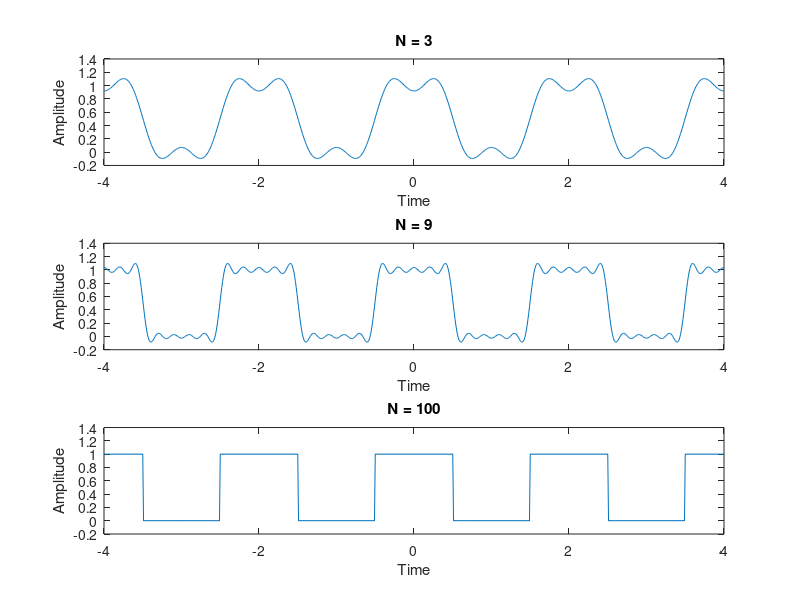

The MATLAB script that drew this image:
N = 3
function void = FourierSeries(N)
  Ts = 0.01;
  T = 2;

  t = -T/2:Ts:T/2;

  f(t < -T/4) = 0;
  f((t >= -T/4) & (t <= T/4)) = 1;
  f(t > T/4) = 0;

  a = zeros(1, N+1);
  b = zeros(1, N+1);

  for n = 0:N
      a(n+1) = (2 * Ts / T) * sum(f .* cos(2 * pi * n * t / T));
      b(n+1) = (2 * Ts / T) * sum(f .* sin(2 * pi * n * t / T));
  end
  t = -2*T:Ts:2*T;
  fs = (a(1)/2) * ones(size(t));
  for n = 1:N
      fs = fs + (a(n + 1) * cos(2*pi*n*t/T)) + (b(n + 1) * sin(2*pi*n*t/T)) ;
  end
  plot(t,fs);

end

subplot(3,1,1)
FourierSeries(3)
title("N = 3")
xlabel("Time")
ylabel("Amplitude")

subplot(3,1,2)
FourierSeries(9)
title("N = 9")
xlabel("Time")
ylabel("Amplitude")

subplot(3,1,3)
FourierSeries(100)
title("N = 100")
xlabel("Time")
ylabel("Amplitude")
